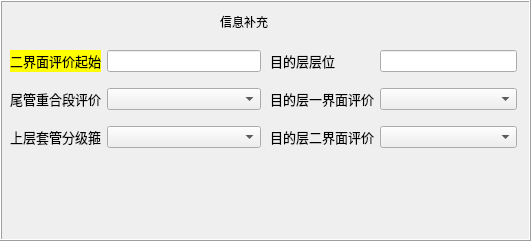
      <widget class="QFrame" name="frame_19">
       <property name="geometry">
        <rect>
         <x>300</x>
         <y>330</y>
         <width>531</width>
         <height>241</height>
        </rect>
       </property>
       <property name="frameShape">
        <enum>QFrame::Box</enum>
       </property>
       <property name="frameShadow">
        <enum>QFrame::Raised</enum>
       </property>
       <widget class="QWidget" name="layoutWidget_6">
        <property name="geometry">
         <rect>
          <x>10</x>
          <y>40</y>
          <width>251</width>
          <height>121</height>
         </rect>
        </property>
        <property name="styleSheet">
         <string notr="true">font: 10pt &quot;黑体&quot;;</string>
        </property>
        <layout class="QGridLayout" name="gridLayout_15">
         <item row="1" column="0">
          <widget class="QLabel" name="label_89">
           <property name="font">
            <font>
             <family>黑体</family>
             <pointsize>10</pointsize>
             <weight>50</weight>
             <italic>false</italic>
             <bold>false</bold>
             <underline>false</underline>
            </font>
           </property>
           <property name="styleSheet">
            <string notr="true">font: 10pt &quot;黑体&quot;;</string>
           </property>
           <property name="text">
            <string>尾管重合段评价</string>
           </property>
          </widget>
         </item>
         <item row="1" column="1">
          <widget class="QComboBox" name="comboBox_8">
           <property name="styleSheet">
            <string notr="true">font: 10pt &quot;黑体&quot;;</string>
           </property>
          </widget>
         </item>
         <item row="0" column="0">
          <widget class="QLabel" name="label_86">
           <property name="font">
            <font>
             <family>黑体</family>
             <pointsize>10</pointsize>
             <weight>50</weight>
             <italic>false</italic>
             <bold>false</bold>
             <underline>false</underline>
            </font>
           </property>
           <property name="styleSheet">
            <string notr="true">font: 10pt &quot;黑体&quot;;
background-color: rgb(255, 255, 0);</string>
           </property>
           <property name="text">
            <string>二界面评价起始</string>
           </property>
          </widget>
         </item>
         <item row="2" column="1">
          <widget class="QComboBox" name="comboBox_9">
           <property name="styleSheet">
            <string notr="true">font: 10pt &quot;黑体&quot;;</string>
           </property>
          </widget>
         </item>
         <item row="2" column="0">
          <widget class="QLabel" name="label_103">
           <property name="font">
            <font>
             <family>黑体</family>
             <pointsize>10</pointsize>
             <weight>50</weight>
             <italic>false</italic>
             <bold>false</bold>
             <underline>false</underline>
            </font>
           </property>
           <property name="styleSheet">
            <string notr="true">font: 10pt &quot;黑体&quot;;</string>
           </property>
           <property name="text">
            <string>上层套管分级箍</string>
           </property>
          </widget>
         </item>
         <item row="0" column="1">
          <widget class="QLineEdit" name="lineEdit_106">
           <property name="tabletTracking">
            <bool>false</bool>
           </property>
           <property name="focusPolicy">
            <enum>Qt::WheelFocus</enum>
           </property>
           <property name="styleSheet">
            <string notr="true">font: 10pt &quot;黑体&quot;;</string>
           </property>
           <property name="text">
            <string/>
           </property>
          </widget>
         </item>
        </layout>
       </widget>
       <widget class="QLabel" name="label_126">
        <property name="geometry">
         <rect>
          <x>220</x>
          <y>10</y>
          <width>81</width>
          <height>23</height>
         </rect>
        </property>
        <property name="styleSheet">
         <string notr="true">font: 10pt &quot;黑体&quot;;</string>
        </property>
        <property name="text">
         <string>信息补充</string>
        </property>
       </widget>
       <widget class="QWidget" name="layoutWidget_23">
        <property name="geometry">
         <rect>
          <x>270</x>
          <y>40</y>
          <width>247</width>
          <height>121</height>
         </rect>
        </property>
        <property name="styleSheet">
         <string notr="true">font: 10pt &quot;黑体&quot;;</string>
        </property>
        <layout class="QGridLayout" name="gridLayout_49">
         <item row="1" column="0">
          <widget class="QLabel" name="label_104">
           <property name="font">
            <font>
             <family>黑体</family>
             <pointsize>10</pointsize>
             <weight>50</weight>
             <italic>false</italic>
             <bold>false</bold>
             <underline>false</underline>
            </font>
           </property>
           <property name="styleSheet">
            <string notr="true">font: 10pt &quot;黑体&quot;;</string>
           </property>
           <property name="text">
            <string>目的层一界面评价</string>
           </property>
          </widget>
         </item>
         <item row="1" column="1">
          <widget class="QComboBox" name="comboBox_11">
           <property name="styleSheet">
            <string notr="true">font: 10pt &quot;黑体&quot;;</string>
           </property>
          </widget>
         </item>
         <item row="0" column="0">
          <widget class="QLabel" name="label_144">
           <property name="font">
            <font>
             <family>黑体</family>
             <pointsize>10</pointsize>
             <weight>50</weight>
             <italic>false</italic>
             <bold>false</bold>
             <underline>false</underline>
            </font>
           </property>
           <property name="styleSheet">
            <string notr="true">font: 10pt &quot;黑体&quot;;</string>
           </property>
           <property name="text">
            <string>目的层层位</string>
           </property>
          </widget>
         </item>
         <item row="2" column="1">
          <widget class="QComboBox" name="comboBox_12">
           <property name="styleSheet">
            <string notr="true">font: 10pt &quot;黑体&quot;;</string>
           </property>
          </widget>
         </item>
         <item row="2" column="0">
          <widget class="QLabel" name="label_145">
           <property name="font">
            <font>
             <family>黑体</family>
             <pointsize>10</pointsize>
             <weight>50</weight>
             <italic>false</italic>
             <bold>false</bold>
             <underline>false</underline>
            </font>
           </property>
           <property name="styleSheet">
            <string notr="true">font: 10pt &quot;黑体&quot;;</string>
           </property>
           <property name="text">
            <string>目的层二界面评价</string>
           </property>
          </widget>
         </item>
         <item row="0" column="1">
          <widget class="QLineEdit" name="lineEdit_118">
           <property name="styleSheet">
            <string notr="true">font: 10pt &quot;黑体&quot;;</string>
           </property>
           <property name="text">
            <string/>
           </property>
          </widget>
         </item>
        </layout>
       </widget>
      </widget>
